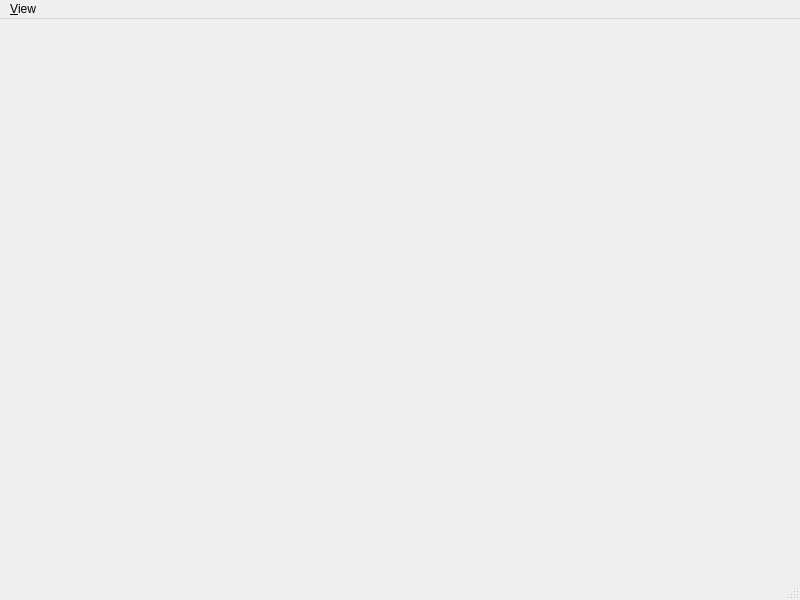
<?xml version="1.0" encoding="UTF-8"?>
<ui version="4.0">
 <class>MainWindow</class>
 <widget class="QMainWindow" name="MainWindow">
  <property name="geometry">
   <rect>
    <x>0</x>
    <y>0</y>
    <width>800</width>
    <height>600</height>
   </rect>
  </property>
  <property name="windowTitle">
   <string>MainWindow</string>
  </property>
  <widget class="QWidget" name="centralwidget"/>
  <widget class="QMenuBar" name="menubar">
   <property name="geometry">
    <rect>
     <x>0</x>
     <y>0</y>
     <width>800</width>
     <height>25</height>
    </rect>
   </property>
   <widget class="QMenu" name="menu_View">
    <property name="title">
     <string>&amp;View</string>
    </property>
   </widget>
   <addaction name="menu_View"/>
  </widget>
  <widget class="QStatusBar" name="statusbar"/>
 </widget>
 <resources/>
 <connections/>
</ui>
